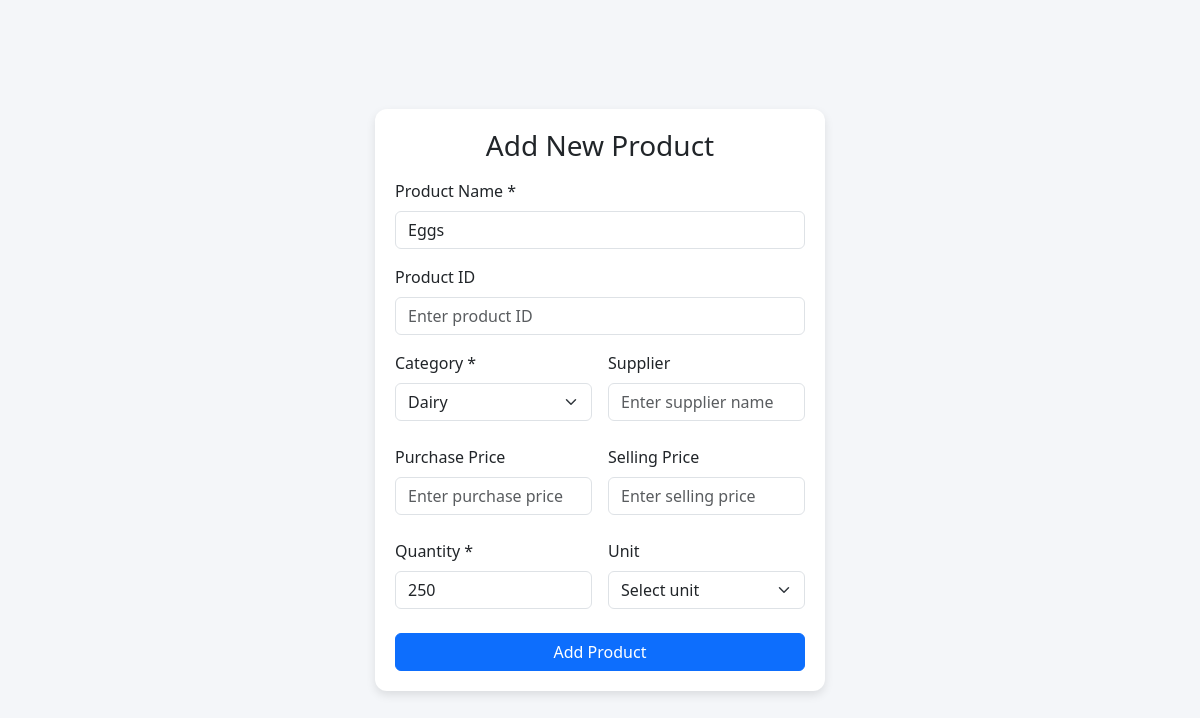
The app's page /addProduct.php?id=1 (signed in) with its own data.
### tables this page shows
CREATE TABLE `products` (
  `id` int(11) NOT NULL,
  `productName` varchar(100) DEFAULT NULL,
  `category` varchar(255) DEFAULT NULL,
  `quantity` int(11) DEFAULT NULL
);

### addProduct.php (the view, shortened to what this page needs)
<?php
if(isset($_GET["id"])) {
        $id = $_GET["id"];
        require "dbConnect.php";
        $query = "SELECT * FROM products WHERE id = '$id' ";
        $result = mysqli_query($dbase, $query);
        $row = mysqli_fetch_assoc($result);
    }
?>
<!DOCTYPE html>
<html lang="en">
<head>
    <link href="https://cdn.jsdelivr.net/npm/bootstrap@5.3.3/dist/css/bootstrap.min.css" rel="stylesheet">
    <link rel="stylesheet" href="style.css">
</head>
<body>
    <div class="main_container">
        <div class="sub_container">
            <h3 class="text-center mb-3">Add New Product</h3>
            <form action="<?= isset($_GET["id"]) ? "editProduct.php?id=$id" : "addProductToDB.php"; ?>" method="post" class="row g-3">
                <div class="col-12">
                    <label class="form-label" for="">Product Name *</label>
                    <input name="name" class="form-control" type="text" placeholder="Enter product name" required value="<?php echo $row['productName'] ?? ''; ?>">
                </div>
                <div class="col-12">
                    <label class="form-label" for="">Product ID</label>
                    <input class="form-control" type="text" placeholder="Enter product ID">
                </div>
                <div class="col-6">
                    <label class="form-label" for="">Category *</label>
                    <select name="category" class="form-select" id="" required>
                        <option value="Dairy" <?= ($row['category'] ?? "") === "Dairy" ? "selected" : "";  ?>>Dairy</option>
                    </select>
                </div>
                <div class="col-6">
                    <label class="form-label" for="">Supplier</label>
                    <input class="form-control" type="text" placeholder="Enter supplier name">
                </div>
                <div class="col-6 mt-4 mb-2">
                    <label class="form-label" for="">Purchase Price</label>
                    <input class="form-control" type="number" placeholder="Enter purchase price">
                </div>
                <div class="col-6 mt-4 mb-2">
                    <label class="form-label" for="">Selling Price</label>
                    <input class="form-control" type="number" placeholder="Enter selling price">
                </div>
                <div class="col-6 mb-2">
                    <label class="form-label" for="">Quantity *</label>
                    <input name="quantity" class="form-control" type="number" placeholder="Enter quantity" required value="<?php echo $row['quantity'] ?? ''; ?>">
                </div>
                <div class="col-6 mb-2">
                    <label class="form-label" for="">Unit</label>
                    <select class="form-select" name="" id="">
                        <option value="" selected disabled>Select unit</option>
                    </select>
                </div>
                <div class="col-12">
                    <button type="submit" class="btn btn-primary w-100">Add Product</button>
                </div>
            </form>
        </div>
    </div>
</body>
</html>

### style.css (style rules this page uses)
* { padding: 0px; margin: 0px; box-sizing: border-box; }
body { background: #f4f6f9; }
.main_container { height: 100vh; width: 100%; display: flex; flex-direction: column; justify-content: center; align-items: center; }
.sub_container { max-width: 450px; background: #fff; padding: 20px; border-radius: 12px; box-shadow: 0 4px 10px rgba(0, 0, 0, 0.1); }

### records on screen
products: name "Eggs", category "Dairy", quantity "250"
